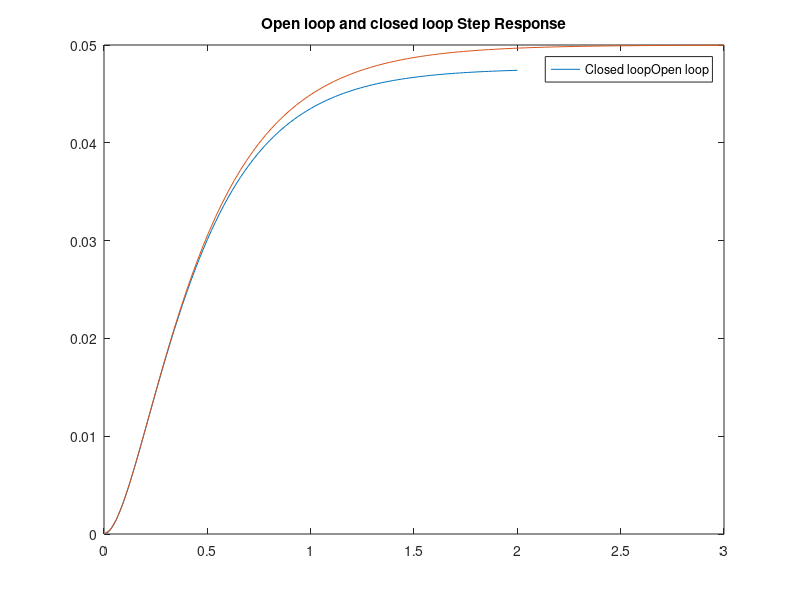
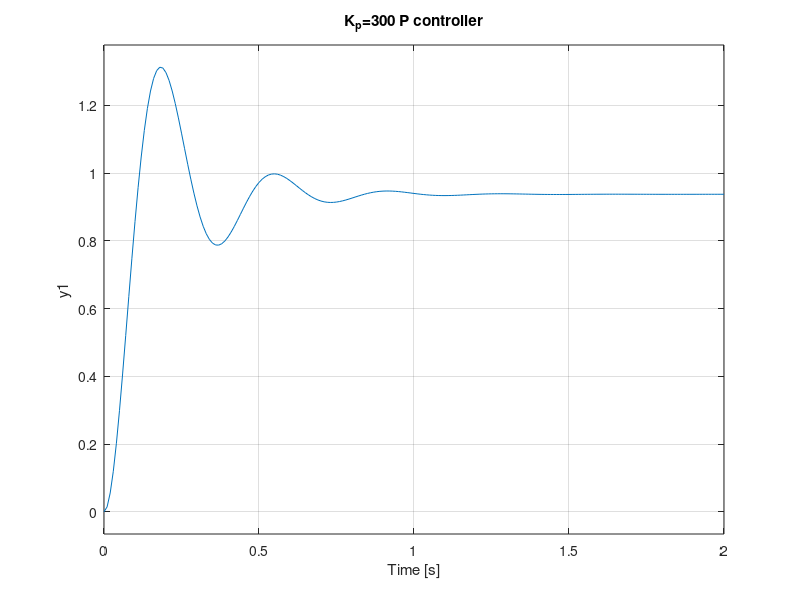
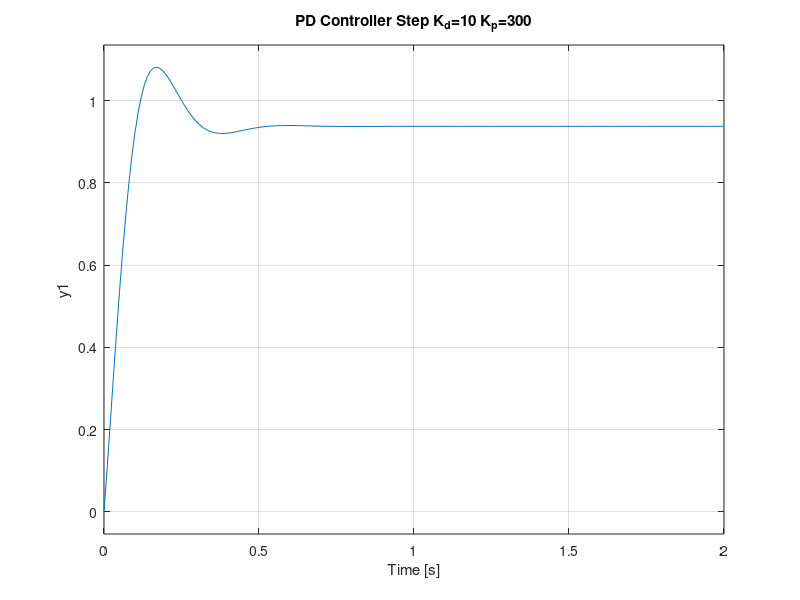
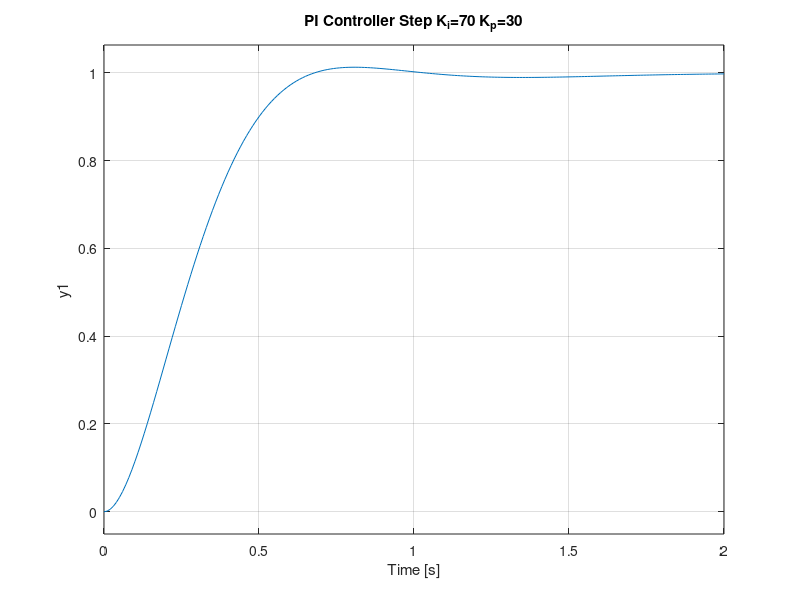

The MATLAB script that drew these images, in order:
%Batch_9 Simulation Results
clc;
clear;
close all;
s=tf('s');
G=1/(s^2+(10*s)+20);
G1=feedback(G,1);
[a,b]=step(G1);
A=plot(b,a);
hold on;
[a,b]=step(G);
B=plot(b,a);
legend([A,B],["Closed loop","Open loop"]);
%legend(B,"Open loop");
title("Open loop and closed loop Step Response");
t=0:0.01:2;
%kp=300_P controller
kp=300;
G2=feedback(kp*G,1);
figure(2)
step(G2,t);
title("K_p=300 P controller");

%PD
kd=10;
contr=tf([kd kp],1);
G3=feedback(contr*G,1);
figure(3)
step(G3,t);
title("PD Controller Step K_d=10 K_p=300");

%PI
kp=30;
ki=70;
contr=tf([kp ki],[1 0]);
G4=feedback(contr*G,1);
figure(4)
step(G4,t);
title("PI Controller Step K_i=70 K_p=30");

%PID
kp=350;
ki=300;
kd=50;
contr=tf([kd kp ki],[1 0]);
G5=feedback(contr*G,1);
figure(5)
step(G5,t);
title("PID Controller Step K_i=300 K_p=350 K_d=50");

%Comparison
figure(6)
step(G5,t);
hold on;
step(G4,t);
hold on;
step(G3,t);
hold on;
step(G2,t);
hold on;
step(G1,t);
legend("PID_Effect","PI_Effect","PD_Effect","P_Effect")
title("Comparison Graph");
%Exporting FIG
hgexport(1,"Open_loop_and_closed_loop_Step_Response.fig");
hgexport(2,"511883_P_controller_result.fig");
hgexport(3,"511883_PD_controller_result.fig");
hgexport(4,"511883_PI_controller_result.fig");
hgexport(5,"511883_PID_controller_result.fig");
hgexport(6,"511883_Comparison_result.fig");
